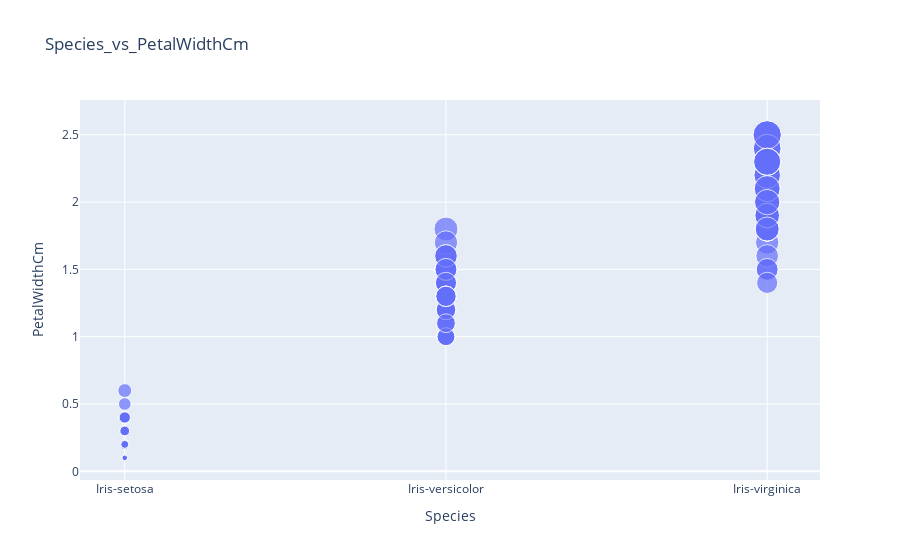

The cell this chart's notebook holds for it:
### Code cell
px.scatter(iris,x='Species',y='PetalWidthCm',size='PetalWidthCm',title="Species_vs_PetalWidthCm")

### Figure 1 — Plotly figure (JSON) as saved in the notebook; plotly's stock layout.template omitted (floating-point values rounded to 4 significant figures; data arrays with more than 128 entries replaced by an {"elided": "..."} marker saying what was removed)
{"data": [{"hovertemplate": "Species=%{x}<br>PetalWidthCm=%{marker.size}<extra></extra>", "legendgroup": "", "marker": {"color": "#636efa", "size": {"elided": "150 float values"}, "sizemode": "area", "sizeref": 0.00625, "symbol": "circle"}, "mode": "markers", "name": "", "showlegend": false, "type": "scatter", "x": {"elided": "150 str values"}, "xaxis": "x", "y": {"elided": "150 float values"}, "yaxis": "y"}], "layout": {"legend": {"itemsizing": "constant", "tracegroupgap": 0}, "title": {"text": "Species_vs_PetalWidthCm"}, "xaxis": {"anchor": "y", "domain": [0, 1], "title": {"text": "Species"}}, "yaxis": {"anchor": "x", "domain": [0, 1], "title": {"text": "PetalWidthCm"}}}}
